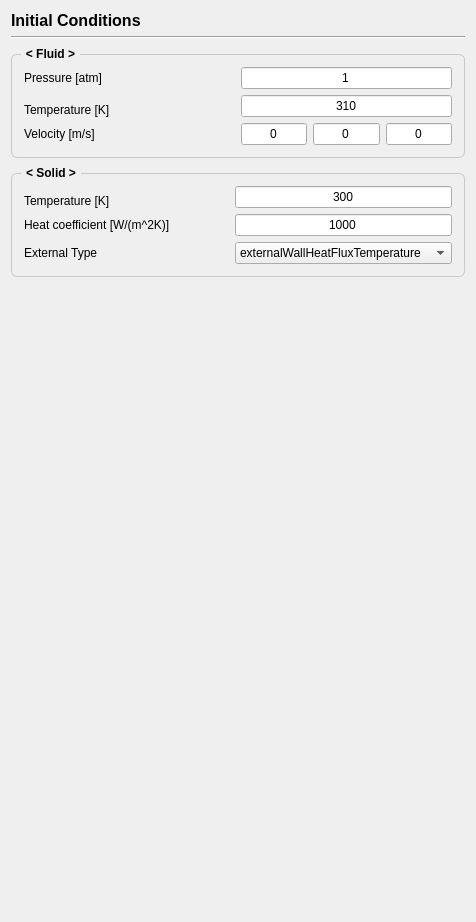
         <widget class="QWidget" name="page_initial_conditions">
          <layout class="QVBoxLayout" name="verticalLayout_9">
           <item>
            <widget class="QLabel" name="title_4">
             <property name="font">
              <font>
               <pointsize>12</pointsize>
               <bold>true</bold>
              </font>
             </property>
             <property name="text">
              <string>Initial Conditions</string>
             </property>
            </widget>
           </item>
           <item>
            <widget class="Line" name="line_7">
             <property name="orientation">
              <enum>Qt::Orientation::Horizontal</enum>
             </property>
            </widget>
           </item>
           <item>
            <widget class="QGroupBox" name="groupBox_12">
             <property name="font">
              <font>
               <pointsize>9</pointsize>
               <bold>true</bold>
              </font>
             </property>
             <property name="styleSheet">
              <string notr="true">QGroupBox {
    border: 1px solid;
    border-radius: 6;
    margin-top: 9;
    border-color : #c8c8c8;
	padding: 3;   
}
QGroupBox::title {
    subcontrol-origin: margin;
    subcontrol-position: top left;
    left: 10;
    padding: 2 3;
}</string>
             </property>
             <property name="title">
              <string>&lt; Fluid &gt;</string>
             </property>
             <layout class="QGridLayout" name="gridLayout_9" columnstretch="1,1">
              <item row="3" column="1">
               <layout class="QHBoxLayout" name="horizontalLayout_3">
                <property name="topMargin">
                 <number>0</number>
                </property>
                <item>
                 <widget class="QLineEdit" name="angleOfSideSlip_2">
                  <property name="sizePolicy">
                   <sizepolicy hsizetype="Preferred" vsizetype="Fixed">
                    <horstretch>0</horstretch>
                    <verstretch>0</verstretch>
                   </sizepolicy>
                  </property>
                  <property name="maximumSize">
                   <size>
                    <width>16777215</width>
                    <height>16777215</height>
                   </size>
                  </property>
                  <property name="font">
                   <font>
                    <pointsize>9</pointsize>
                    <bold>false</bold>
                   </font>
                  </property>
                  <property name="text">
                   <string>0</string>
                  </property>
                  <property name="alignment">
                   <set>Qt::AlignmentFlag::AlignCenter</set>
                  </property>
                 </widget>
                </item>
                <item>
                 <widget class="QLineEdit" name="angleOfSideSlip_3">
                  <property name="sizePolicy">
                   <sizepolicy hsizetype="Preferred" vsizetype="Fixed">
                    <horstretch>0</horstretch>
                    <verstretch>0</verstretch>
                   </sizepolicy>
                  </property>
                  <property name="maximumSize">
                   <size>
                    <width>16777215</width>
                    <height>16777215</height>
                   </size>
                  </property>
                  <property name="font">
                   <font>
                    <pointsize>9</pointsize>
                    <bold>false</bold>
                   </font>
                  </property>
                  <property name="text">
                   <string>0</string>
                  </property>
                  <property name="alignment">
                   <set>Qt::AlignmentFlag::AlignCenter</set>
                  </property>
                 </widget>
                </item>
                <item>
                 <widget class="QLineEdit" name="angleOfSideSlip_4">
                  <property name="sizePolicy">
                   <sizepolicy hsizetype="Preferred" vsizetype="Fixed">
                    <horstretch>0</horstretch>
                    <verstretch>0</verstretch>
                   </sizepolicy>
                  </property>
                  <property name="maximumSize">
                   <size>
                    <width>16777215</width>
                    <height>16777215</height>
                   </size>
                  </property>
                  <property name="font">
                   <font>
                    <pointsize>9</pointsize>
                    <bold>false</bold>
                   </font>
                  </property>
                  <property name="text">
                   <string>0</string>
                  </property>
                  <property name="alignment">
                   <set>Qt::AlignmentFlag::AlignCenter</set>
                  </property>
                 </widget>
                </item>
               </layout>
              </item>
              <item row="2" column="0">
               <widget class="QLabel" name="label_44">
                <property name="font">
                 <font>
                  <pointsize>9</pointsize>
                  <bold>false</bold>
                 </font>
                </property>
                <property name="text">
                 <string>Temperature [K]</string>
                </property>
               </widget>
              </item>
              <item row="0" column="0">
               <widget class="QLabel" name="label_45">
                <property name="font">
                 <font>
                  <pointsize>9</pointsize>
                  <bold>false</bold>
                 </font>
                </property>
                <property name="text">
                 <string>Pressure [atm]</string>
                </property>
               </widget>
              </item>
              <item row="1" column="1" rowspan="2">
               <widget class="QLineEdit" name="angleOfSideSlip">
                <property name="font">
                 <font>
                  <pointsize>9</pointsize>
                  <bold>false</bold>
                 </font>
                </property>
                <property name="text">
                 <string>310</string>
                </property>
                <property name="alignment">
                 <set>Qt::AlignmentFlag::AlignCenter</set>
                </property>
               </widget>
              </item>
              <item row="0" column="1">
               <widget class="QLineEdit" name="angleOfAttack">
                <property name="font">
                 <font>
                  <pointsize>9</pointsize>
                  <bold>false</bold>
                 </font>
                </property>
                <property name="text">
                 <string>1</string>
                </property>
                <property name="alignment">
                 <set>Qt::AlignmentFlag::AlignCenter</set>
                </property>
               </widget>
              </item>
              <item row="3" column="0">
               <widget class="QLabel" name="label_43">
                <property name="font">
                 <font>
                  <pointsize>9</pointsize>
                  <bold>false</bold>
                 </font>
                </property>
                <property name="text">
                 <string>Velocity [m/s]</string>
                </property>
               </widget>
              </item>
             </layout>
            </widget>
           </item>
           <item>
            <widget class="QGroupBox" name="groupBox_11">
             <property name="font">
              <font>
               <pointsize>9</pointsize>
               <bold>true</bold>
              </font>
             </property>
             <property name="styleSheet">
              <string notr="true">QGroupBox {
    border: 1px solid;
    border-radius: 6;
    margin-top: 9;
    border-color : #c8c8c8;
	padding: 3;   
}
QGroupBox::title {
    subcontrol-origin: margin;
    subcontrol-position: top left;
    left: 10;
    padding: 2 3;
}</string>
             </property>
             <property name="title">
              <string>&lt; Solid &gt;</string>
             </property>
             <layout class="QGridLayout" name="gridLayout_8" columnstretch="1,1">
              <item row="3" column="1">
               <widget class="QComboBox" name="comboBox_9">
                <item>
                 <property name="text">
                  <string>externalWallHeatFluxTemperature</string>
                 </property>
                </item>
                <item>
                 <property name="text">
                  <string>Convective Heat Transfer</string>
                 </property>
                </item>
                <item>
                 <property name="text">
                  <string>wallHeatTransfer</string>
                 </property>
                </item>
               </widget>
              </item>
              <item row="2" column="1">
               <widget class="QLineEdit" name="angleOfSideSlip_5">
                <property name="font">
                 <font>
                  <pointsize>9</pointsize>
                  <bold>false</bold>
                 </font>
                </property>
                <property name="text">
                 <string>1000</string>
                </property>
                <property name="alignment">
                 <set>Qt::AlignmentFlag::AlignCenter</set>
                </property>
               </widget>
              </item>
              <item row="2" column="0">
               <widget class="QLabel" name="label_9">
                <property name="font">
                 <font>
                  <pointsize>9</pointsize>
                  <bold>false</bold>
                 </font>
                </property>
                <property name="text">
                 <string>Heat coefficient [W/(m^2K)]</string>
                </property>
               </widget>
              </item>
              <item row="0" column="1" rowspan="2">
               <widget class="QLineEdit" name="angleOfSideSlip_6">
                <property name="font">
                 <font>
                  <pointsize>9</pointsize>
                  <bold>false</bold>
                 </font>
                </property>
                <property name="text">
                 <string>300</string>
                </property>
                <property name="alignment">
                 <set>Qt::AlignmentFlag::AlignCenter</set>
                </property>
               </widget>
              </item>
              <item row="3" column="0">
               <widget class="QLabel" name="label_42">
                <property name="font">
                 <font>
                  <pointsize>9</pointsize>
                  <bold>false</bold>
                 </font>
                </property>
                <property name="text">
                 <string>External Type</string>
                </property>
               </widget>
              </item>
              <item row="1" column="0">
               <widget class="QLabel" name="label_41">
                <property name="font">
                 <font>
                  <pointsize>9</pointsize>
                  <bold>false</bold>
                 </font>
                </property>
                <property name="text">
                 <string>Temperature [K]</string>
                </property>
               </widget>
              </item>
             </layout>
            </widget>
           </item>
           <item>
            <spacer name="verticalSpacer_7">
             <property name="orientation">
              <enum>Qt::Orientation::Vertical</enum>
             </property>
             <property name="sizeHint" stdset="0">
              <size>
               <width>20</width>
               <height>634</height>
              </size>
             </property>
            </spacer>
           </item>
          </layout>
         </widget>
